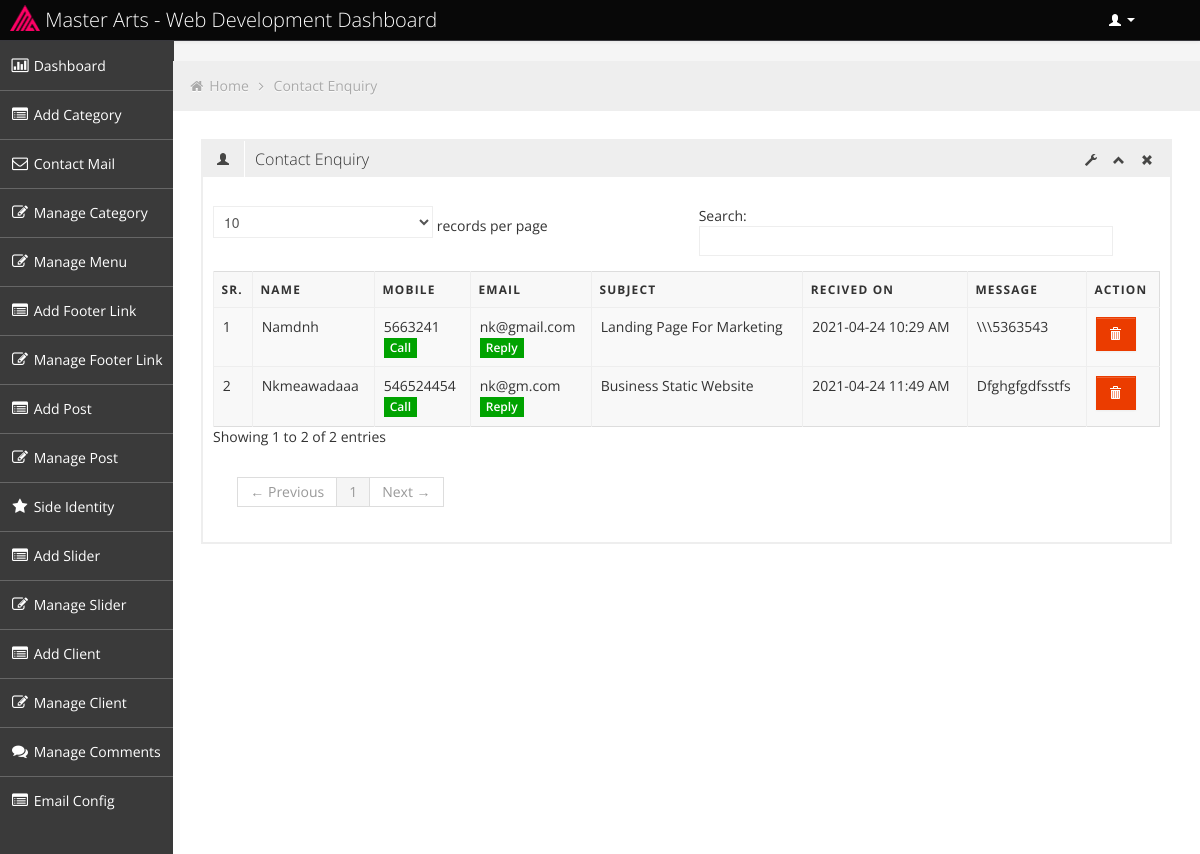
The app's page /index.php/dashboard/contact_enquiry with its own data.
### tables this page shows
CREATE TABLE `identity_table` (
  `option_id` int(11) NOT NULL,
  `site_logo` varchar(100) NOT NULL,
  `site_favicon` varchar(100) NOT NULL,
  `site_copyright` varchar(255) NOT NULL,
  `site_keywords` varchar(160) NOT NULL,
  `site_desc` varchar(100) NOT NULL,
  `site_insta_link` varchar(100) NOT NULL,
  `contact_title` varchar(255) NOT NULL,
  `contact_subtitle` varchar(255) NOT NULL,
  `contact_description` text NOT NULL,
  `company_location` varchar(255) NOT NULL,
  `company_number` varchar(100) NOT NULL,
  `company_email` varchar(100) NOT NULL,
  `company_facebook` varchar(100) NOT NULL,
  `company_twitter` varchar(100) NOT NULL,
  `site_title` varchar(256) DEFAULT NULL
);

CREATE TABLE `contact_table` (
  `contact_id` int(11) NOT NULL,
  `full_name` varchar(100) NOT NULL,
  `mubile_number` int(11) NOT NULL,
  `about` varchar(100) NOT NULL,
  `comment` text NOT NULL,
  `sent_on` int(11) NOT NULL,
  `email` varchar(250) DEFAULT NULL,
  `read_unread` bit(1) DEFAULT b'0'
);

### application/controllers/Dashboard.php (called while the page is built, shortened)
<?php
class Dashboard extends CI_Controller
{
    public function contact_enquiry()
    {
        $this->load->model('dashboard_model');
        $data                          = array();
        $this->dashboard_model->read_unread_contact_info();
        $data['contact_enquiry'] = $this->dashboard_model->contact_enquiry();
        $data['maincontent']           = $this->load->view('admin/pages/contact_enquiry', $data, true);
        $this->load->view('admin/master', $data);
    }
}

### index.php (called while the page is built, shortened)
<?php
require_once BASEPATH.'core/CodeIgniter.php';

### application/models/Dashboard_model.php (called while the page is built, shortened)
<?php
class Dashboard_Model extends CI_Model
{
    public function read_unread_contact_info()
    {
        $this->db->set('read_unread', 1);
        $this->db->where('read_unread', 0);
        return $this->db->update('contact_table');
    }
    public function contact_enquiry()
    {
      $q=$this->db->select()
            ->from('contact_table')
            ->get();
           return $q->result();
    }
}

### application/views/admin/pages/contact_enquiry.php (the view, shortened to what this page needs)
<div id="content" class="span10">
    <ul class="breadcrumb">
        <li>
            <i class="icon-home"></i>
            <a href="<?php echo base_url('dashboard')?>">Home</a>
            <i class="icon-angle-right"></i>
        </li>
        <li><a href="#">Contact Enquiry</a></li>
    </ul>
    <div class="row-fluid sortable">
        <div class="box span12">
            <div class="box-header" data-original-title>
                <h2><i class="halflings-icon user"></i><span class="break"></span>Contact Enquiry</h2>
                <div class="box-icon">
                    <a href="#" class="btn-setting"><i class="halflings-icon wrench"></i></a>
                    <a href="#" class="btn-minimize"><i class="halflings-icon chevron-up"></i></a>
                    <a href="#" class="btn-close"><i class="halflings-icon remove"></i></a>
                </div>
            </div>
            <div id="result">
            </div>
            <div class="box-content">
                <table class="table table-striped table-bordered bootstrap-datatable datatable">
                    <thead>
                        <tr>
                            <th>Sr.</th>
                            <th>Name</th>
                            <th>Mobile</th>
                            <th>Email</th>
                            <th>Subject</th>
                            <th>Recived On</th>
                            <th>Message</th>
                            <th>Action</th>
                        </tr>
                    </thead>
                    <tbody>
                        <?php
                        $i=0;
                        foreach($contact_enquiry as $row){
                            $i++;
                            ?>
                        <tr>
                            <td><?php echo $i;?></td>
                            <td style="text-transform: capitalize;"><?php echo $row->full_name?></td>
                            <td><?php echo $row->mubile_number?><br><a class="label label-success" href="tel:<?php echo $row->mubile_number?>">Call</a></td>
                            <td><?php echo $row->email?><br><a class="label label-success" href="mailto:<?php echo $row->email?>">Reply</a></td>
                            <td style="text-transform: capitalize;"><?php echo $row->about?></td>
                            <td style="text-transform: capitalize;"><?php $post_date = $row->sent_on; $now = unix_to_human($post_date); echo $now; ?></td>
                            <td style="text-transform: capitalize;"><?php echo $row->comment?></td>
                            <td style="text-transform: capitalize;">
                            <a class="btn btn-danger" href="<?php echo base_url('dashboard/delete_entry/'. $row->contact_id); ?>">
                            <i class="halflings-icon white trash"></i></a></td>
                        </tr>
                        <?php }?>
                    </tbody>
                </table>
            </div>
        </div>
    </div>
</div>

### application/views/admin/master.php (shortened to what this page needs)
<?php $this->db->select();
        $this->db->from('identity_table');
        $this->db->where('option_id', 1);
        $info = $this->db->get();
        $identity = $info->row();?>
<!DOCTYPE html>
<html lang="en">
    <head>
        <?php if($this->uri->segment(2)==="menu") : ?>
            <style>.navbar{display: none;}</style>
            <link rel="stylesheet" href="<?php echo base_url(); ?>assets/css/style.css">
            <link id="bootstrap-style" href="<?php echo base_url()?>assets/css/bootstrap.min.css" rel="stylesheet">
            <script> const _BASE_URL = '<?php echo base_url(); ?>'; let current_group_id = <?php if (!empty($group_id)) { echo $group_id; } ?>; </script>
            <script src="<?php echo base_url(); ?>assets/js/jquery.min.js"></script>
            <script src="<?php echo base_url(); ?>assets/js/jquery-ui-1.10.3.custom.min.js"></script>
            <script src="<?php echo base_url(); ?>assets/js/jquery.mjs.nestedSortable.js"></script>
            <script src="<?php echo base_url(); ?>assets/js/menu.js"></script>
            <script src="<?php echo base_url() ?>/assets/js/bootstrap.min.js"></script>
        <?php else: ?>
        <link id="bootstrap-style" href="<?php echo base_url()?>assets/admin/css/bootstrap.min.css" rel="stylesheet">
        <?php endif; ?>
        <link href="<?php echo base_url()?>assets/admin/css/bootstrap-responsive.min.css" rel="stylesheet">
        <link id="base-style" href="<?php echo base_url()?>assets/admin/css/style.css" rel="stylesheet">
        <link id="base-style-responsive" href="<?php echo base_url()?>assets/admin/css/style-responsive.css" rel="stylesheet">
        <link rel="stylesheet"
      href="//cdnjs.cloudflare.com/ajax/libs/highlight.js/10.7.2/styles/default.min.css">
    </head>
    <body>
        <div class="navbar">
            <div class="navbar-inner">
                <div class="container-fluid">
                    <a class="brand" style="margin-left: -50px" href="<?php echo base_url('dashboard')?>">
                    <span><img width="30px" src="<?php echo base_url('uploads/'.$identity->site_favicon)?>"> <?= $identity->site_title ?> Dashboard</span></a>
                    <div class="nav-no-collapse header-nav">
                        <ul class="nav pull-right">
                            <li class="dropdown">
                                <a class="btn dropdown-toggle" data-toggle="dropdown" href="#">
                                    <i class="halflings-icon white user"></i> <?php echo $this->session->userdata('admin_name');?>
                                    <span class="caret"></span>
                                </a>
                            </li>
                        </ul>
                    </div>
                </div>
            </div>
        </div>
        <div class="container-fluid-full">
            <div class="row-fluid">
                <div id="sidebar-left" style="overflow-y: scroll;" class="span2">
                    <div class="nav-collapse sidebar-nav" >
                        <ul class="nav nav-tabs nav-stacked main-menu">
                            <li><a href="<?php echo base_url('dashboard')?>"><i class="icon-bar-chart"></i><span class="hidden-tablet"> Dashboard</span></a></li>
                            <li><a href="<?php echo base_url('add/category')?>"><i class="icon-list-alt"></i><span class="hidden-tablet"> Add Category</span></a></li>
                            <li><a href="<?php echo base_url('contact-mail')?>"><i class="icon-envelope"></i><span class="hidden-tablet"> Contact Mail
                            <span class="badge badge-info"><?php $q=$this->db->select()->from('contact_table')->where('read_unread', FALSE)->get();
                             $get_new_contact_rows = $q->num_rows(); If($get_new_contact_rows) { echo $get_new_contact_rows;} ?></span></span></a></li>
                            <li><a href="<?php echo base_url('manage/category')?>"><i class="icon-edit"></i><span class="hidden-tablet"> Manage Category</span></a></li>
                            <li><a href="<?php echo base_url('manage/menu')?>"><i class="icon-edit"></i><span class="hidden-tablet"> Manage Menu</span></a></li>
                            <li><a href="<?php echo base_url('add-footer-menu')?>"><i class="icon-list-alt"></i><span class="hidden-tablet"> Add Footer Link</span></a></li>
                            <li><a href="<?php echo base_url('manage-footer/menu')?>"><i class="icon-edit"></i><span class="hidden-tablet"> Manage Footer Link</span></a></li>
                            <li><a href="<?php echo base_url('add/post')?>"><i class="icon-list-alt"></i><span class="hidden-tablet"> Add Post</span></a></li>
                            <li><a href="<?php echo base_url('manage/post')?>"><i class="icon-edit"></i><span class="hidden-tablet"> Manage Post</span></a></li>
                            <li><a href="<?php echo base_url('site-identity')?>"><i class="icon-star"></i><span class="hidden-tablet"> Side Identity</span></a></li>
                            <li><a href="<?php echo base_url('add/slider')?>"><i class="icon-list-alt"></i><span class="hidden-tablet"> Add Slider</span></a></li>
                            <li><a href="<?php echo base_url('manage/slider')?>"><i class="icon-edit"></i><span class="hidden-tablet"> Manage Slider</span></a></li>
                            <li><a href="<?php echo base_url('client');?>"><i class="icon-list-alt"></i><span class="hidden-tablet"> Add Client</span></a></li>
                            <li><a href="<?php echo base_url('manage/client');?>"><i class="icon-edit"></i><span class="hidden-tablet"> Manage Client</span></a></li>
                            <li><a href="<?php echo base_url('manage-comments');?>"><i class="icon-comments"></i><span class="hidden-tablet"> Manage Comments
                            <span class="badge badge-info"><?php $q=$this->db->select()->from('cmt_table')->where('read_unread', FALSE)->get();
                             $get_new_cmt_rows = $q->num_rows(); If($get_new_cmt_rows) { echo $get_new_cmt_rows;} ?></span></span></a></li>
                            <li><a href="<?php echo base_url('email-config')?>"><i class="icon-list-alt"></i><span class="hidden-tablet"> Email Config</span></a></li>
                        </ul>
                    </div>
                </div>
                <div  style="padding-top: 20px;"></div>
                <?php echo $maincontent;?>
            </div>
        </div>
    </body>
</html>

### assets/admin/css/style-responsive.css (style rules this page uses)
@media (min-width: 1200px) { .container-fluid-full { overflow: hidden; position: relative; height: 100%; } }
@media (min-width: 1200px) { #content { width: 85.578%; padding: 28px; margin: 0px 0px; margin-left: 14.422% !important; } }
@media (min-width: 1200px) { #sidebar-left { background: #3A3A3A; margin-left: 0px !important; position: absolute; height: 100%; } }
@media (min-width: 1200px) { .sidebar-nav > ul { margin: 0px; } }

### assets/admin/css/halflings.css (style rules this page uses)
html, html .halflings { -webkit-font-smoothing: antialiased !important; }
.halflings-icon { display: inline-block; width: 14px; height: 14px; line-height: 14px; vertical-align: text-top; background-image: url(../img/glyphicons_halflings.svg); background-position: 0 0; background-repeat: no-repeat; vertical-align: top; *display: inline; *zoom: 1; *margin-right: .3em; }
.halflings-icon.white { background-image: url(../img/glyphicons_halflings-white.svg); }
.halflings-icon.user { background-position: -168px 0; }
.halflings-icon.remove { background-position: -312px 0; }
.halflings-icon.trash { background-position: -456px 0; }
.halflings-icon.chevron-up { background-position: -288px -120px; }
.halflings-icon.wrench { background-position: -360px -144px; }

### application/views/admin/pages/contact_enquiry.php (style rules this page uses)
#result { color:red;padding: 5px }

### records on screen
identity_table: site_favicon (picture), site_title "Master Arts - Web Development"
contact_table: full_name "Namdnh", mubile_number "5663241", email "nk@gmail.com", about "Landing Page For Marketing", sent_on "2021-04-24 10:29 AM", comment "\\\\\\5363543"
contact_table: full_name "Nkmeawadaaa", mubile_number "546524454", email "nk@gm.com", about "Business Static Website", sent_on "2021-04-24 11:49 AM", comment "Dfghgfgdfsstfs"
